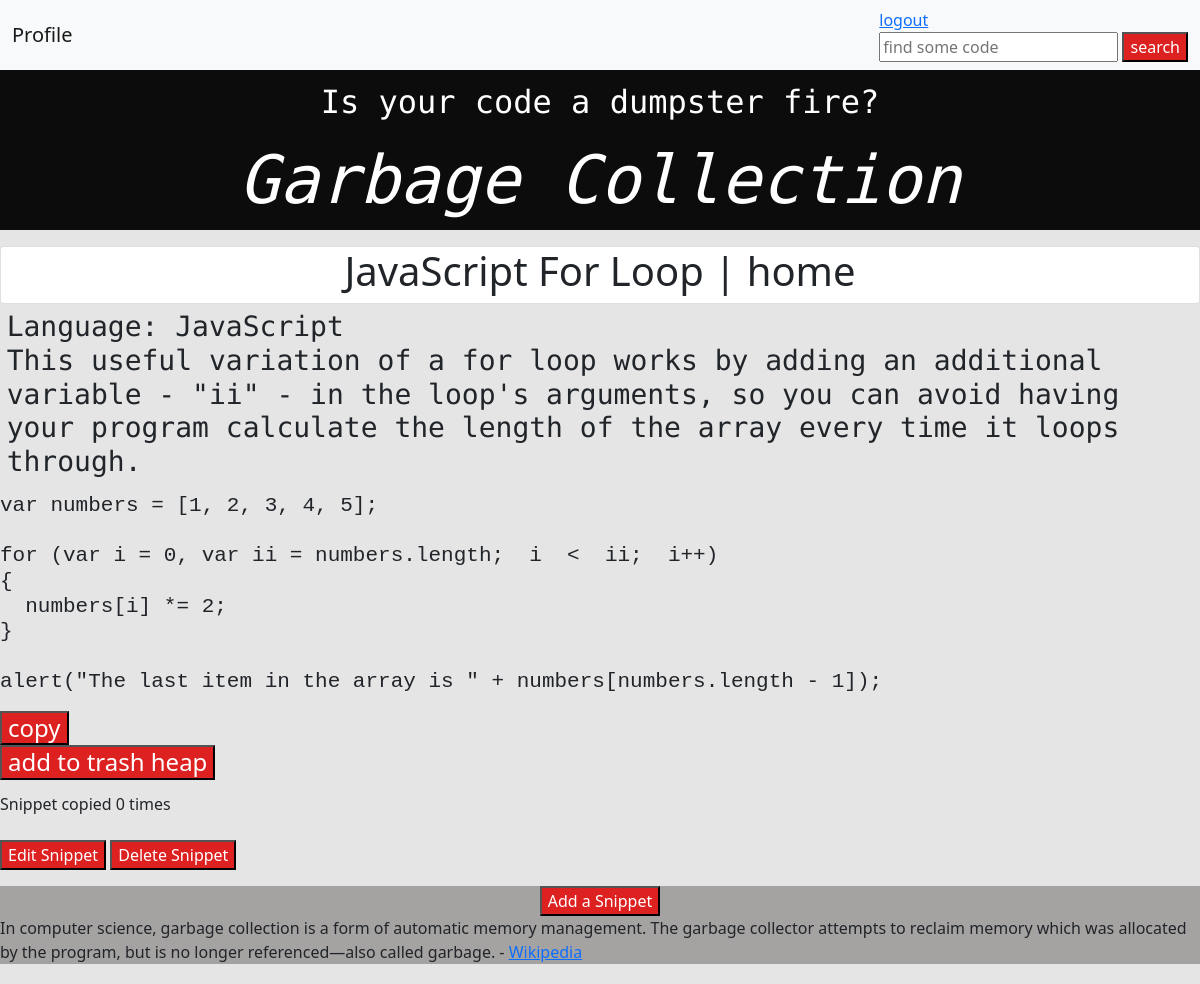
The app's page /snippet/5/ (signed in) with its own data.
### snippets/models.py (models this page shows, shortened)
class Snippet(models.Model):
    title = models.CharField(max_length=500)
    language = models.CharField(choices=languages, max_length=20, blank=True, null=True)
    category = models.ManyToManyField("Category", related_name="snippets", blank=True)
    description = models.TextField(max_length=1000, null=True, blank=True)
    code = models.TextField(max_length=2000, null=True, blank=True)
    created_at = models.DateTimeField(auto_now_add=True)
    created_by = models.ForeignKey(CustomUser, on_delete=models.SET_NULL, null=True, blank=True, related_name="snippets")
    public = models.BooleanField(default=False)
    og_snippet = models.ForeignKey(
        "self",
        on_delete=models.CASCADE,
        null=True,
        blank=True,
        related_name="snippet_copies",)
    copy_count = models.IntegerField(default=0)

### snippets/views.py (the view)
# urls.py: path('snippet/<int:pk>/', snippets_views.detail, name='detail'),
@login_required
def detail(request, pk):
    snippet = get_object_or_404(Snippet, pk=pk)
    form = SnippetForm()
    return render(request, "detail.html", {"snippet": snippet, "pk": pk, "form": form})

### snippets/forms.py
class SnippetForm(forms.ModelForm):
    class Meta:
        model = Snippet
        fields = [
            'title',
            'language',
            'category',
            'description',
            'code',
            'public',
        ]

### templates/detail.html (shortened to what this page needs)
{% extends "base.html" %}{% load static %}
{% block content %}
<div class="card" class="container is-max-desktop">
    <div class="card-content">
        <div class="content">
<h1>
    <center>
    {{ snippet.title }} | <a href="{% url 'index' %}" class="text-decoration-none text-reset">home</a>
    </center>
</h1>
</div>
</div>
</div>
<div class="detail-h3-div">
    <h3>
        Language: {{ snippet.language }}</br>
        {{ snippet.description }}
    </h3>
</div>
<h4 id="code-section">
<pre><code>{{ snippet.code }}</code></pre>
    <button class="copy-btn" data-code="{{ snippet.code }}">
        copy
    </button>
    <form action="{% url 'copy_snippet' pk=snippet.pk %}" method="POST">
        <button class="button is-primary">add to trash heap</button>
    </form>
</h4>
{% if snippet.public %}
    <div class="is-italic has-text-primary has-background-primary-light pl-3 pr-3 pt-1 pb-1">
        <p style="text-align: left">Snippet copied {{ snippet.copy_count }} times
{% endif %}
<br>
<br>
<button class="detail-buttons"><a href="{% url 'edit' pk=snippet.pk %}" class="text-decoration-none text-reset">Edit Snippet</a></button>
<button class="detail-buttons"><a href="{% url 'delete' pk=snippet.pk %}"class="text-decoration-none text-reset">Delete Snippet</a></button>
{% endblock %}

### static/main.css (style rules this page uses)
:root { color: #a5a2a2; }
h3 { font-family: 'Ubuntu Mono', monospace; }
.detail-h3-div { padding: 5pt; }
button { color: #ffffff; background-color: #dd2020; }
.detail-buttons { color: #ffffff; }

### records on screen
Snippet: title "JavaScript For Loop", language "JavaScript", description "This useful variation of a for loop works by adding an additional variable - \"ii\" - in the loop's arguments, so you can avoid having your program calculate the length of the array every time it loops through.", code "var numbers = [1, 2, 3, 4, 5]; for (var i = 0, var ii = numbers.length; i < ii; i++) { numbers[i] *= 2; } alert(\"The last item in the array is \" + numbers[numbers.length - 1]);", copy_count "0"
